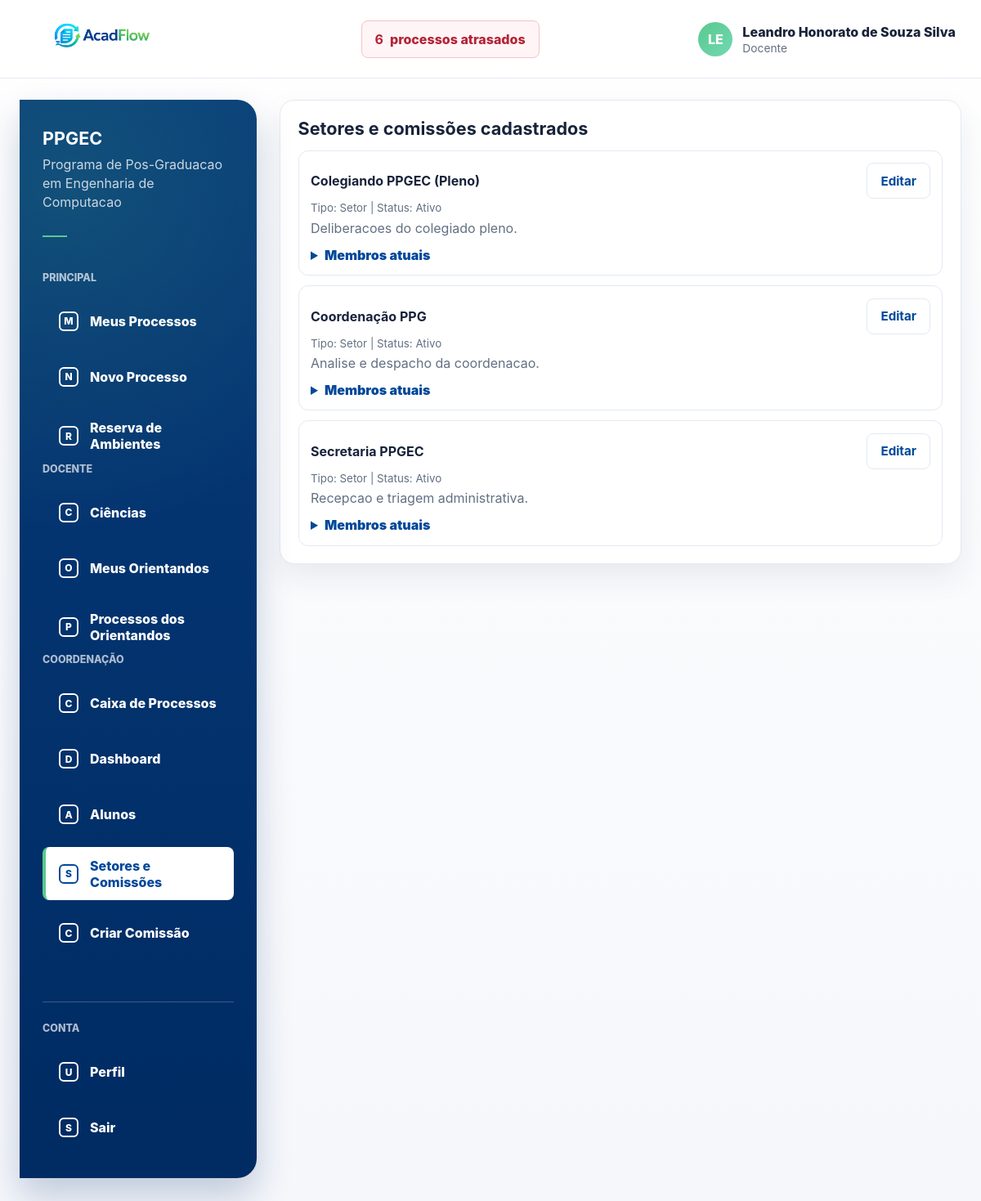
The app's page /coordenacao/setores/ (signed in) with its own data.
### processos/models.py (models this page shows, shortened)
class User(AbstractUser):
    class TipoUsuario(models.TextChoices):
        ALUNO = "ALUNO", "Aluno"
        DOCENTE = "DOCENTE", "Docente"
        SERVIDOR = "SERVIDOR", "Servidor"
    username = None
    first_name = None
    last_name = None
    nome = models.CharField(max_length=255)
    email = models.EmailField(unique=True)
    polo_atuacao = models.ForeignKey(
        "Polo",
        on_delete=models.SET_NULL,
        null=True,
        blank=True,
        related_name="servidores",
    )
    tipo_usuario = models.CharField(
        max_length=20,
        choices=TipoUsuario.choices,
        default=TipoUsuario.SERVIDOR,
    )
    USERNAME_FIELD = "email"
    REQUIRED_FIELDS = ["nome"]
    objects = UserManager()
    class Meta:
        ordering = ["nome", "email"]

class Setor(models.Model):
    class TipoSetor(models.TextChoices):
        SETOR = "SETOR", "Setor"
        COMISSAO = "COMISSAO", "Comissao"
    nome = models.CharField(max_length=120, unique=True)
    descricao = models.CharField(max_length=255, blank=True)
    ativo = models.BooleanField(default=True)
    email = models.EmailField(max_length=255, blank=True, null=True, help_text="E-mail institucional do setor")
    tipo = models.CharField(max_length=20, choices=TipoSetor.choices, default=TipoSetor.SETOR)
    class Meta:
        ordering = ["nome"]

### processos/views.py (the view, shortened to what this page needs)
# urls.py: path("coordenacao/setores/", setores_comissoes_view, name="setores_comissoes"),
@login_required
def setores_comissoes_view(request):
    can_edit_setores = _is_coordenador(request.user)
    if not (can_edit_setores or _is_servidor(request.user)):
        raise PermissionDenied("Acesso restrito a coordenadores e servidores.")
    setor_editado = None
    setor_id = request.GET.get("editar") if can_edit_setores else None
    if request.method == "POST":
        if not can_edit_setores:
            raise PermissionDenied("Apenas coordenadores podem alterar setores e comissoes.")
        setor_id = request.POST.get("setor_id")
    if setor_id:
        setor_editado = get_object_or_404(Setor, pk=setor_id)
    if request.method == "POST" and can_edit_setores:
        if "encerrar_membro" in request.POST:
            membro = get_object_or_404(
                SetorMembro,
                pk=request.POST.get("membro_id"),
                data_saida__isnull=True,
            )
            membro.encerrar()
            messages.success(request, "Participacao encerrada.")
            return redirect("setores_comissoes")
        form = SetorComissaoForm(request.POST, instance=setor_editado)
        if not setor_editado:
            raise PermissionDenied("Use a pagina Criar Comissao para cadastrar novas comissoes.")
        if form.is_valid():
            setor = form.save(commit=False)
            setor.save()
            membros_selecionados = set()
            for campo in ["docentes", "servidores", "alunos"]:
                membros_selecionados.update(form.cleaned_data[campo].values_list("id", flat=True))
            membros_ativos = SetorMembro.objects.filter(setor=setor, data_saida__isnull=True)
            for membro in membros_ativos.exclude(usuario_id__in=membros_selecionados):
                membro.encerrar()
            usuarios_ativos = set(membros_ativos.values_list("usuario_id", flat=True))
            for usuario_id in membros_selecionados - usuarios_ativos:
                SetorMembro.objects.create(
                    setor=setor,
                    usuario_id=usuario_id,
                    designado_por=request.user,
                )
            messages.success(request, "Setor/comissao salvo com sucesso.")
            return redirect("setores_comissoes")
        messages.error(request, "Nao foi possivel salvar o setor/comissao.")
    else:
        initial = {}
        form = SetorComissaoForm(instance=setor_editado, initial=initial)
    setores = (
        Setor.objects.prefetch_related(
            Prefetch(
                "membros",
                queryset=SetorMembro.objects.select_related("usuario", "designado_por").order_by("usuario__nome"),
                to_attr="participacoes_prefetch",
            )
        )
        .exclude(nome="Requerente")
        .order_by("tipo", "nome")
    )
    return render(
        request,
        "processos/setores_comissoes.html",
        {
            "form": form,
            "setor_editado": setor_editado,
            "can_edit_setores": can_edit_setores,
            "setores": setores,
            "is_coordenador": _is_coordenador(request.user),
            "has_gestao_access": _has_gestao_access(request.user),
            "can_view_dashboard": _can_view_dashboard(request.user),
            "can_view_processos": _can_view_processos(request.user),
            "can_view_caixa": _can_view_caixa(request.user),
        },
    )

### processos/context_processors.py (called while the page is built)
def processos_atrasados(request):
    if not request.user.is_authenticated:
        return {}
    return {
        "processos_atrasados_count": processos_atrasados_queryset(request.user).count(),
        "processos_atrasados_url": processos_atrasados_url(request.user),
    }

def _is_docente(user):
    return user.is_authenticated and user.tipo_usuario == User.TipoUsuario.DOCENTE

def _is_servidor(user):
    return user.is_authenticated and user.tipo_usuario == User.TipoUsuario.SERVIDOR

def _is_coordenador(user):
    if not _is_docente(user):
        return False
    try:
        return bool(user.docente.coordenador)
    except Docente.DoesNotExist:
        return False

def _has_gestao_access(user):
    return _is_coordenador(user) or _is_servidor(user)

def _can_view_processos(user):
    return _is_coordenador(user) or _is_servidor(user)

def _can_view_caixa(user):
    return (
        _is_servidor(user)
        or SetorMembro.objects.filter(usuario=user, data_saida__isnull=True, setor__ativo=True).exists()
    )

def _has_setor_membership(user):
    return SetorMembro.objects.filter(usuario=user, data_saida__isnull=True, setor__ativo=True).exists()

def _is_membro_setor_nome(user, nome):
    return SetorMembro.objects.filter(
        usuario=user,
        data_saida__isnull=True,
        setor__ativo=True,
        setor__nome=nome,
    ).exists()

def _menu_item(label, href, url_names, icon):
    return {
        "label": label,
        "href": href,
        "url_names": url_names,
        "icon": icon,
    }

def _menu_lateral_items(user):
    sections = _menu_lateral_sections(user)
    if not sections:
        return []
    items = []
    for section in sections:
        items.extend(section["items"])
    return items

### processos/services.py (called while the page is built, shortened)
def processos_atrasados_base_queryset():
    return Processo.objects.filter(
        prazo_limite__lt=timezone.localdate(),
    ).exclude(status=Processo.StatusProcesso.FINALIZADO)

def processos_atrasados_queryset(user):
    queryset = processos_atrasados_base_queryset()
    if not user.is_authenticated:
        return queryset.none()
    if user.tipo_usuario == User.TipoUsuario.SERVIDOR:
        return queryset
    if user.tipo_usuario == User.TipoUsuario.DOCENTE:
        is_coordenador = Docente.objects.filter(pk=user.pk, coordenador=True).exists()
        if is_coordenador:
            return queryset
    return queryset.filter(usuario_criado_por=user)

### processos/views.py (called while the page is built)
def _has_gestao_access(user):
    return _is_coordenador(user) or _is_servidor(user)

### templates/processos/setores_comissoes.html (shortened to what this page needs)
{% extends "base.html" %}
{% block content %}
<section class="card">
        <h2 class="section-title">Setores e comissões cadastrados</h2>
        {% if setores %}
            <ul class="list">
                {% for setor in setores %}
                    <li>
                        <div style="display: flex; align-items: center; justify-content: space-between; gap: 0.7rem; flex-wrap: wrap;">
                            <strong>{{ setor.nome }}</strong>
                            {% if can_edit_setores %}
                                <a class="btn btn-secondary" href="?editar={{ setor.id }}">Editar</a>
                            {% endif %}
                        </div>
                        <small class="muted">
                            Tipo: {{ setor.get_tipo_display }} |
                            Status: {% if setor.ativo %}Ativo{% else %}Inativo{% endif %}
                        </small>
                        {% if setor.descricao %}
                            <p class="muted" style="margin: 0.35rem 0 0 0;">{{ setor.descricao }}</p>
                        {% endif %}
                        <details style="margin-top: 0.8rem;">
                            <summary class="text-link">Membros atuais</summary>
                        </details>
                    </li>
                {% endfor %}
            </ul>
        {% else %}
            <p class="muted">Nenhum setor/comissão cadastrado.</p>
        {% endif %}
</section>
{% endblock %}

### templates/base.html (shortened to what this page needs)
{% load static %}
<!doctype html>
<html lang="pt-BR">
<head>
    <link rel="stylesheet" href="{% static 'css/app.css' %}">
</head>
<body>
<div class="app-shell">
    {% if user.is_authenticated %}
        <header class="topbar">
            <div class="container topbar-content">
                <a class="brand" href="{% url 'home' %}" aria-label="AcadFlow">
                    <img class="brand-logo" src="{% static 'img/acadflow-logo.png' %}" alt="AcadFlow">
                </a>
                <a class="overdue-link" href="{{ processos_atrasados_url }}">
                    <strong>{{ processos_atrasados_count|default:0 }}</strong>
                    <span>processos atrasados</span>
                </a>
                <details class="user-menu">
                    <summary class="user-chip">
                        <span class="avatar" aria-hidden="true">{{ user.nome|default:user.email|slice:":2"|upper }}</span>
                        <span class="user-meta">
                            <span class="user-name">{{ user.nome }}</span>
                            <span class="user-role">{{ user.get_tipo_usuario_display }}</span>
                        </span>
                    </summary>
                </details>
            </div>
        </header>
    {% endif %}
    <main class="main-area">
        <div class="container">
            {% if user.is_authenticated %}
                <div class="layout">
                    <aside class="sidebar" aria-label="Menu principal">
                        <div class="sidebar-program">
                            <strong>PPGEC</strong>
                            <span>Programa de Pos-Graduacao em Engenharia de Computacao</span>
                            <span class="sidebar-rule"></span>
                        </div>
                        {% for section in nav_menu_sections %}
                            <p class="sidebar-label">{{ section.label }}</p>
                            <ul class="side-menu">
                                {% for item in section.items %}
                                    <li>
                                        <a class="{% if request.resolver_match.url_name in item.url_names %}is-active{% endif %}" href="{{ item.href }}">
                                            <span class="side-icon">{{ item.icon }}</span>
                                            {{ item.label }}
                                        </a>
                                    </li>
                                {% endfor %}
                            </ul>
                        {% endfor %}
                        <div class="sidebar-footer">
                            <p class="sidebar-label">Conta</p>
                            <ul class="side-menu">
                                <li>
                                    <a class="{% if request.resolver_match.url_name == 'me' %}is-active{% endif %}" href="{% url 'me' %}">
                                        <span class="side-icon">U</span>
                                        Perfil
                                    </a>
                                </li>
                                <li>
                                    <form method="post" action="{% url 'logout' %}" class="side-form">
                                        <button type="submit">
                                            <span class="side-icon">S</span>
                                            Sair
                                        </button>
                                    </form>
                                </li>
                            </ul>
                        </div>
                    </aside>
                    <section class="content-area">
            {% endif %}
            {% block content %}{% endblock %}
            {% if user.is_authenticated %}
                    </section>
                </div>
            {% endif %}
        </div>
    </main>
</div>
</body>
</html>

### records on screen
User: nome "LE", nome "Leandro Honorato de Souza Silva", tipo_usuario "Docente"
Setor: nome "Colegiando PPGEC (Pleno)", tipo "Setor", ativo "Ativo", descricao "Deliberacoes do colegiado pleno."
Setor: nome "Coordenação PPG", tipo "Setor", ativo "Ativo", descricao "Analise e despacho da coordenacao."
Setor: nome "Secretaria PPGEC", tipo "Setor", ativo "Ativo", descricao "Recepcao e triagem administrativa."

### other values on screen
{{ processos_atrasados_count|default:0 }} "6"
{{ section.label }} "PRINCIPAL" "DOCENTE" "COORDENAÇÃO"
{{ item.icon }} "M" "N" "R" "C" "O" "P" "C" "D" "A" "S" "C"
{{ item.label }} "Meus Processos" "Novo Processo" "Reserva de Ambientes" "Ciências" "Meus Orientandos" "Processos dos Orientandos" "Caixa de Processos" "Dashboard" "Alunos" "Setores e Comissões" "Criar Comissão"
